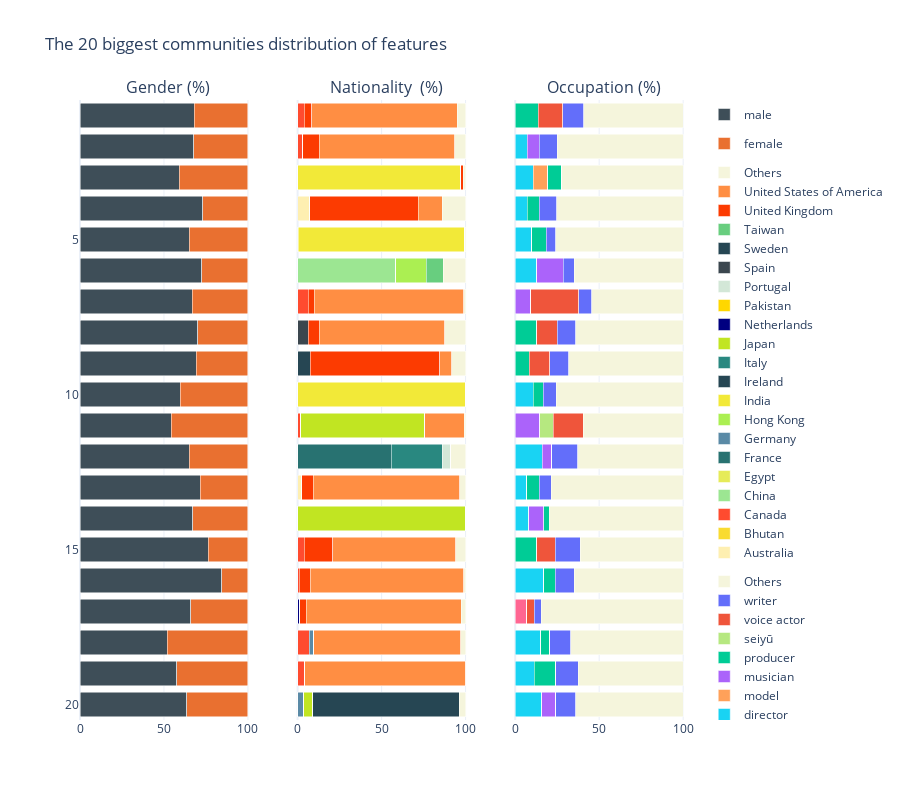

Notebook code for this chart:
### Code cell
fig = make_subplots(rows=1, cols=3,shared_yaxes=True,subplot_titles=('Gender (%)','Nationality  (%)','Occupation (%)'))

fig.add_trace(go.Bar( x=features['Males_%'], y=features['Community'],orientation='h',name = 'male',marker={'color':color_dict['male_%']}),
                row=1, col=1
)
fig.add_trace(go.Bar( x=features['Females_%'], y=features['Community'],orientation='h',name = 'female',marker={'color':color_dict['female_%']}, legendgroup=1 ),
                row=1, col=1
)
#Country column
for label in countries.columns:
    fig.add_trace(
        go.Bar( x=countries[label], y=countries.index,orientation='h',name = label,marker={'color':color_dict[label]}, legendgroup=2),
        row=1, col=2
    )

# Occupation column
for label in occupations.columns:
    fig.add_trace(
        go.Bar( x=occupations[label], y=occupations.index,orientation='h',name = label,marker={'color':color_dict[label]}, legendgroup=3),
        row=1, col=3
    )
fig.update_layout(height = 800, title_text="The 20 biggest communities distribution of features")
fig.update_layout(barmode = 'stack',template = 'plotly_white')
fig['layout']['yaxis']['autorange'] = "reversed"

fig.show()
#fig.write_html('C:/Users/Public/ADA2022/weloic.github.io/_includes/top20_characterisation.html')

### Figure 1 — Plotly figure (JSON) as saved in the notebook; plotly's stock layout.template omitted (floating-point values rounded to 4 significant figures)
{"data": [{"marker": {"color": "#3E4E58"}, "name": "male", "orientation": "h", "type": "bar", "x": [67.94, 67.83, 59.22, 72.95, 65.07, 72.62, 66.91, 70, 69.07, 59.76, 54.32, 65, 71.54, 67.23, 76.42, 84.31, 65.85, 52, 57.58, 63.46], "xaxis": "x", "y": [1, 2, 3, 4, 5, 6, 7, 8, 9, 10, 11, 12, 13, 14, 15, 16, 17, 18, 19, 20], "yaxis": "y"}, {"legendgroup": "1", "marker": {"color": "#e97030"}, "name": "female", "orientation": "h", "type": "bar", "x": [32.06, 32.17, 40.78, 27.05, 34.93, 27.38, 33.09, 30, 30.93, 40.24, 45.68, 35, 28.46, 32.77, 23.58, 15.69, 34.15, 48, 42.42, 36.54], "xaxis": "x", "y": [1, 2, 3, 4, 5, 6, 7, 8, 9, 10, 11, 12, 13, 14, 15, 16, 17, 18, 19, 20], "yaxis": "y"}, {"legendgroup": "2", "marker": {"color": "#FEEFB1"}, "name": "Australia", "orientation": "h", "type": "bar", "x": [0, 0, 0, 7.156, 0, 0, 0, 0, 0, 0, 0, 0, 2.5, 0, 0, 0, 0, 0, 0, 0], "xaxis": "x2", "y": [1, 2, 3, 4, 5, 6, 7, 8, 9, 10, 11, 12, 13, 14, 15, 16, 17, 18, 19, 20], "yaxis": "y2"}, {"legendgroup": "2", "marker": {"color": "#F9DB31"}, "name": "Bhutan", "orientation": "h", "type": "bar", "x": [0, 0, 0, 0, 0.2439, 0, 0, 0, 0, 0, 0, 0, 0, 0, 0, 0, 0, 0, 0, 0], "xaxis": "x2", "y": [1, 2, 3, 4, 5, 6, 7, 8, 9, 10, 11, 12, 13, 14, 15, 16, 17, 18, 19, 20], "yaxis": "y2"}, {"legendgroup": "2", "marker": {"color": "#FF4B2F"}, "name": "Canada", "orientation": "h", "type": "bar", "x": [3.875, 3.125, 0, 0, 0, 0, 6.464, 0, 0, 0, 1.923, 0, 0, 0, 3.81, 1.075, 0, 6.944, 4.167, 0], "xaxis": "x2", "y": [1, 2, 3, 4, 5, 6, 7, 8, 9, 10, 11, 12, 13, 14, 15, 16, 17, 18, 19, 20], "yaxis": "y2"}, {"legendgroup": "2", "marker": {"color": " #9CE692"}, "name": "China", "orientation": "h", "type": "bar", "x": [0, 0, 0, 0, 0, 58.44, 0, 0, 0, 0, 0, 0, 0, 0, 0, 0, 0, 0, 0, 0], "xaxis": "x2", "y": [1, 2, 3, 4, 5, 6, 7, 8, 9, 10, 11, 12, 13, 14, 15, 16, 17, 18, 19, 20], "yaxis": "y2"}, {"legendgroup": "2", "marker": {"color": "#E6EB59"}, "name": "Egypt", "orientation": "h", "type": "bar", "x": [0, 0, 0, 0, 0.2439, 0, 0, 0, 0, 0, 0, 0, 0, 0, 0, 0, 0, 0, 0, 0], "xaxis": "x2", "y": [1, 2, 3, 4, 5, 6, 7, 8, 9, 10, 11, 12, 13, 14, 15, 16, 17, 18, 19, 20], "yaxis": "y2"}, {"legendgroup": "2", "marker": {"color": "#287271"}, "name": "France", "orientation": "h", "type": "bar", "x": [0, 0, 0, 0, 0, 0, 0, 0, 0, 0, 0, 55.62, 0, 0, 0, 0, 0, 0, 0, 0], "xaxis": "x2", "y": [1, 2, 3, 4, 5, 6, 7, 8, 9, 10, 11, 12, 13, 14, 15, 16, 17, 18, 19, 20], "yaxis": "y2"}, {"legendgroup": "2", "marker": {"color": "#5a8aa6"}, "name": "Germany", "orientation": "h", "type": "bar", "x": [0, 0, 0, 0, 0, 0, 0, 0, 0, 0, 0, 0, 0, 0, 0, 0, 0, 2.778, 0, 3.636], "xaxis": "x2", "y": [1, 2, 3, 4, 5, 6, 7, 8, 9, 10, 11, 12, 13, 14, 15, 16, 17, 18, 19, 20], "yaxis": "y2"}, {"legendgroup": "2", "marker": {"color": " #ABEF52"}, "name": "Hong Kong", "orientation": "h", "type": "bar", "x": [0, 0, 0, 0, 0, 18.18, 0, 0, 0, 0, 0, 0, 0, 0, 0, 0, 0, 0, 0, 0], "xaxis": "x2", "y": [1, 2, 3, 4, 5, 6, 7, 8, 9, 10, 11, 12, 13, 14, 15, 16, 17, 18, 19, 20], "yaxis": "y2"}, {"legendgroup": "2", "marker": {"color": "#f2e938"}, "name": "India", "orientation": "h", "type": "bar", "x": [0, 0, 96.78, 0, 99.02, 0, 0, 0, 0, 100, 0, 0, 0, 0, 0, 0, 0, 0, 0, 0], "xaxis": "x2", "y": [1, 2, 3, 4, 5, 6, 7, 8, 9, 10, 11, 12, 13, 14, 15, 16, 17, 18, 19, 20], "yaxis": "y2"}, {"legendgroup": "2", "marker": {"color": "#264653"}, "name": "Ireland", "orientation": "h", "type": "bar", "x": [0, 0, 0, 0, 0, 0, 0, 0, 7.614, 0, 0, 0, 0, 0, 0, 0, 0, 0, 0, 0], "xaxis": "x2", "y": [1, 2, 3, 4, 5, 6, 7, 8, 9, 10, 11, 12, 13, 14, 15, 16, 17, 18, 19, 20], "yaxis": "y2"}, {"legendgroup": "2", "marker": {"color": "#298880"}, "name": "Italy", "orientation": "h", "type": "bar", "x": [0, 0, 0, 0, 0, 0, 0, 0, 0, 0, 0, 30.63, 0, 0, 0, 0, 0, 0, 0, 0], "xaxis": "x2", "y": [1, 2, 3, 4, 5, 6, 7, 8, 9, 10, 11, 12, 13, 14, 15, 16, 17, 18, 19, 20], "yaxis": "y2"}, {"legendgroup": "2", "marker": {"color": "#C1E522"}, "name": "Japan", "orientation": "h", "type": "bar", "x": [0, 0, 0, 0, 0, 0, 0, 0, 0, 0, 73.72, 0, 0, 100, 0, 0, 0, 0, 0, 5.455], "xaxis": "x2", "y": [1, 2, 3, 4, 5, 6, 7, 8, 9, 10, 11, 12, 13, 14, 15, 16, 17, 18, 19, 20], "yaxis": "y2"}, {"legendgroup": "2", "marker": {"color": "navy"}, "name": "Netherlands", "orientation": "h", "type": "bar", "x": [0, 0, 0, 0, 0, 0, 0, 0, 0, 0, 0, 0, 0, 0, 0, 0, 1.266, 0, 0, 0], "xaxis": "x2", "y": [1, 2, 3, 4, 5, 6, 7, 8, 9, 10, 11, 12, 13, 14, 15, 16, 17, 18, 19, 20], "yaxis": "y2"}, {"legendgroup": "2", "marker": {"color": "gold"}, "name": "Pakistan", "orientation": "h", "type": "bar", "x": [0, 0, 0.4823, 0, 0, 0, 0, 0, 0, 0, 0, 0, 0, 0, 0, 0, 0, 0, 0, 0], "xaxis": "x2", "y": [1, 2, 3, 4, 5, 6, 7, 8, 9, 10, 11, 12, 13, 14, 15, 16, 17, 18, 19, 20], "yaxis": "y2"}, {"legendgroup": "2", "marker": {"color": "#D3E7D7"}, "name": "Portugal", "orientation": "h", "type": "bar", "x": [0, 0, 0, 0, 0, 0, 0, 0, 0, 0, 0, 5, 0, 0, 0, 0, 0, 0, 0, 0], "xaxis": "x2", "y": [1, 2, 3, 4, 5, 6, 7, 8, 9, 10, 11, 12, 13, 14, 15, 16, 17, 18, 19, 20], "yaxis": "y2"}, {"legendgroup": "2", "marker": {"color": "#3B464E"}, "name": "Spain", "orientation": "h", "type": "bar", "x": [0, 0, 0, 0, 0, 0, 0, 6.391, 0, 0, 0, 0, 0, 0, 0, 0, 0, 0, 0, 0], "xaxis": "x2", "y": [1, 2, 3, 4, 5, 6, 7, 8, 9, 10, 11, 12, 13, 14, 15, 16, 17, 18, 19, 20], "yaxis": "y2"}, {"legendgroup": "2", "marker": {"color": "#264653"}, "name": "Sweden", "orientation": "h", "type": "bar", "x": [0, 0, 0, 0, 0, 0, 0, 0, 0, 0, 0, 0, 0, 0, 0, 0, 0, 0, 0, 87.27], "xaxis": "x2", "y": [1, 2, 3, 4, 5, 6, 7, 8, 9, 10, 11, 12, 13, 14, 15, 16, 17, 18, 19, 20], "yaxis": "y2"}, {"legendgroup": "2", "marker": {"color": "#68ce7f"}, "name": "Taiwan", "orientation": "h", "type": "bar", "x": [0, 0, 0, 0, 0, 9.957, 0, 0, 0, 0, 0, 0, 0, 0, 0, 0, 0, 0, 0, 0], "xaxis": "x2", "y": [1, 2, 3, 4, 5, 6, 7, 8, 9, 10, 11, 12, 13, 14, 15, 16, 17, 18, 19, 20], "yaxis": "y2"}, {"legendgroup": "2", "marker": {"color": "#FC3B01"}, "name": "United Kingdom", "orientation": "h", "type": "bar", "x": [4.442, 9.677, 1.286, 64.58, 0, 0, 3.422, 6.391, 77.16, 0, 0, 0, 6.667, 0, 17.14, 6.452, 3.797, 0, 0, 0], "xaxis": "x2", "y": [1, 2, 3, 4, 5, 6, 7, 8, 9, 10, 11, 12, 13, 14, 15, 16, 17, 18, 19, 20], "yaxis": "y2"}, {"legendgroup": "2", "marker": {"color": "#FF8E43"}, "name": "United States of America", "orientation": "h", "type": "bar", "x": [86.86, 80.65, 0, 14.31, 0, 0, 88.97, 74.81, 7.107, 0, 23.72, 0, 87.5, 0, 73.33, 91.4, 92.41, 87.5, 95.83, 0], "xaxis": "x2", "y": [1, 2, 3, 4, 5, 6, 7, 8, 9, 10, 11, 12, 13, 14, 15, 16, 17, 18, 19, 20], "yaxis": "y2"}, {"legendgroup": "2", "marker": {"color": "beige"}, "name": "Others", "orientation": "h", "type": "bar", "x": [4.82, 6.552, 1.447, 13.95, 0.4878, 13.42, 1.141, 12.41, 8.122, 0, 0.641, 8.75, 3.333, 0, 5.714, 1.075, 2.532, 2.778, -1.421e-14, 3.636], "xaxis": "x2", "y": [1, 2, 3, 4, 5, 6, 7, 8, 9, 10, 11, 12, 13, 14, 15, 16, 17, 18, 19, 20], "yaxis": "y2"}, {"legendgroup": "3", "marker": {"color": "#FF6692"}, "name": "comedian", "orientation": "h", "type": "bar", "x": [0, 0, 0, 0, 0, 0, 0, 0, 0, 0, 0, 0, 0, 0, 0, 0, 6.897, 0, 0, 0], "xaxis": "x3", "y": [1, 2, 3, 4, 5, 6, 7, 8, 9, 10, 11, 12, 13, 14, 15, 16, 17, 18, 19, 20], "yaxis": "y3"}, {"legendgroup": "3", "marker": {"color": "#19D3F3"}, "name": "director", "orientation": "h", "type": "bar", "x": [0, 7.193, 10.88, 7.068, 9.71, 12.81, 0, 0, 0, 10.85, 0, 16.23, 6.952, 7.927, 0, 17.05, 0, 15.18, 11.35, 15.74], "xaxis": "x3", "y": [1, 2, 3, 4, 5, 6, 7, 8, 9, 10, 11, 12, 13, 14, 15, 16, 17, 18, 19, 20], "yaxis": "y3"}, {"legendgroup": "3", "marker": {"color": "#FFA15A"}, "name": "model", "orientation": "h", "type": "bar", "x": [0, 0, 8.453, 0, 0, 0, 0, 0, 0, 0, 0, 0, 0, 0, 0, 0, 0, 0, 0, 0], "xaxis": "x3", "y": [1, 2, 3, 4, 5, 6, 7, 8, 9, 10, 11, 12, 13, 14, 15, 16, 17, 18, 19, 20], "yaxis": "y3"}, {"legendgroup": "3", "marker": {"color": "#AB63FA"}, "name": "musician", "orientation": "h", "type": "bar", "x": [0, 7.246, 0, 0, 0, 15.7, 9.171, 0, 0, 0, 14.51, 5.507, 0, 9.146, 0, 0, 0, 0, 0, 8.333], "xaxis": "x3", "y": [1, 2, 3, 4, 5, 6, 7, 8, 9, 10, 11, 12, 13, 14, 15, 16, 17, 18, 19, 20], "yaxis": "y3"}, {"legendgroup": "3", "marker": {"color": "#00CC96"}, "name": "producer", "orientation": "h", "type": "bar", "x": [13.66, 0, 8.453, 7.354, 8.696, 0, 0, 12.77, 8.411, 5.814, 0, 0, 7.487, 3.049, 12.79, 6.818, 0, 5.357, 12.77, 0], "xaxis": "x3", "y": [1, 2, 3, 4, 5, 6, 7, 8, 9, 10, 11, 12, 13, 14, 15, 16, 17, 18, 19, 20], "yaxis": "y3"}, {"legendgroup": "3", "marker": {"color": "#B6E880"}, "name": "seiyū", "orientation": "h", "type": "bar", "x": [0, 0, 0, 0, 0, 0, 0, 0, 0, 0, 8.235, 0, 0, 0, 0, 0, 0, 0, 0, 0], "xaxis": "x3", "y": [1, 2, 3, 4, 5, 6, 7, 8, 9, 10, 11, 12, 13, 14, 15, 16, 17, 18, 19, 20], "yaxis": "y3"}, {"legendgroup": "3", "marker": {"color": "#EF553B"}, "name": "voice actor", "orientation": "h", "type": "bar", "x": [14.68, 0, 0, 0, 0, 0, 28.52, 12.39, 12.15, 0, 17.65, 0, 0, 0, 11.15, 0, 4.31, 0, 0, 0], "xaxis": "x3", "y": [1, 2, 3, 4, 5, 6, 7, 8, 9, 10, 11, 12, 13, 14, 15, 16, 17, 18, 19, 20], "yaxis": "y3"}, {"legendgroup": "3", "marker": {"color": "#636EFA"}, "name": "writer", "orientation": "h", "type": "bar", "x": [12.59, 10.47, 0, 10.41, 5.797, 6.612, 7.789, 10.75, 11.21, 7.752, 0, 15.36, 6.952, 0, 14.75, 11.36, 4.31, 12.5, 13.48, 12.04], "xaxis": "x3", "y": [1, 2, 3, 4, 5, 6, 7, 8, 9, 10, 11, 12, 13, 14, 15, 16, 17, 18, 19, 20], "yaxis": "y3"}, {"legendgroup": "3", "marker": {"color": "beige"}, "name": "Others", "orientation": "h", "type": "bar", "x": [59.07, 75.09, 72.21, 75.17, 75.8, 64.88, 54.52, 64.1, 68.22, 75.58, 59.61, 62.9, 78.61, 79.88, 61.31, 64.77, 84.48, 66.96, 62.41, 63.89], "xaxis": "x3", "y": [1, 2, 3, 4, 5, 6, 7, 8, 9, 10, 11, 12, 13, 14, 15, 16, 17, 18, 19, 20], "yaxis": "y3"}], "layout": {"annotations": [{"font": {"size": 16}, "showarrow": false, "text": "Gender (%)", "x": 0.1444, "xanchor": "center", "xref": "paper", "y": 1, "yanchor": "bottom", "yref": "paper"}, {"font": {"size": 16}, "showarrow": false, "text": "Nationality  (%)", "x": 0.5, "xanchor": "center", "xref": "paper", "y": 1, "yanchor": "bottom", "yref": "paper"}, {"font": {"size": 16}, "showarrow": false, "text": "Occupation (%)", "x": 0.8556, "xanchor": "center", "xref": "paper", "y": 1, "yanchor": "bottom", "yref": "paper"}], "barmode": "stack", "height": 800, "title": {"text": "The 20 biggest communities distribution of features"}, "xaxis": {"anchor": "y", "domain": [0, 0.2889]}, "xaxis2": {"anchor": "y2", "domain": [0.3556, 0.6444]}, "xaxis3": {"anchor": "y3", "domain": [0.7111, 1]}, "yaxis": {"anchor": "x", "autorange": "reversed", "domain": [0, 1]}, "yaxis2": {"anchor": "x2", "domain": [0, 1], "matches": "y", "showticklabels": false}, "yaxis3": {"anchor": "x3", "domain": [0, 1], "matches": "y", "showticklabels": false}}}
